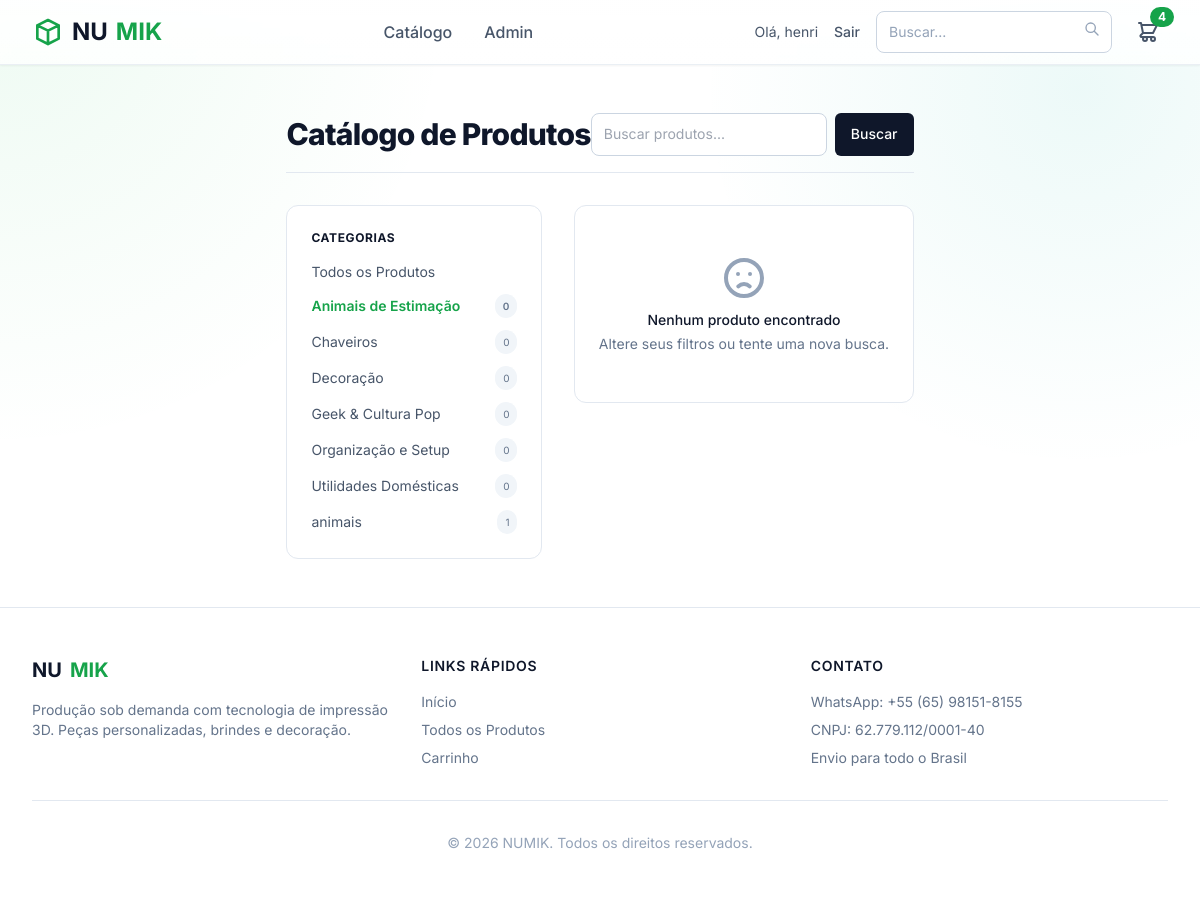
The page /produtos/?categoria=pets (signed in) on the database as committed earlier.
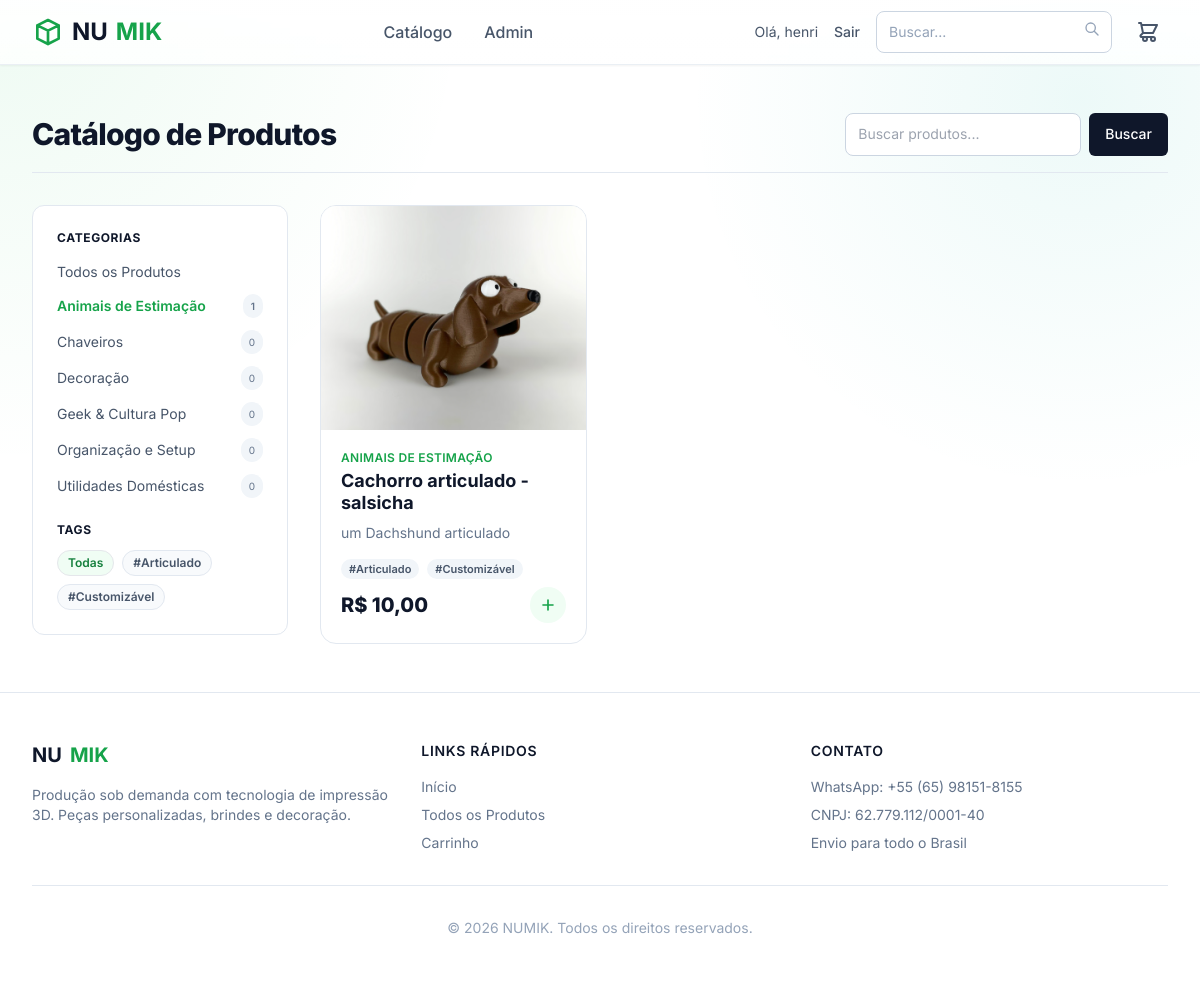
The same page on the database as committed later.
### catalog/models.py (models this page shows, shortened)
class Category(models.Model):
    name = models.CharField(max_length=150, verbose_name="Nome da Categoria")
    slug = models.SlugField(max_length=150, unique=True)
    description = models.TextField(blank=True, verbose_name="Descrição")
    class Meta:
        verbose_name = "Categoria"
        verbose_name_plural = "Categorias"
        ordering = ['name']

class Tag(models.Model):
    name = models.CharField(max_length=80, unique=True, verbose_name="Nome da Tag")
    slug = models.SlugField(max_length=80, unique=True)
    class Meta:
        verbose_name = "Tag"
        verbose_name_plural = "Tags"
        ordering = ['name']

class Product(models.Model):
    category = models.ForeignKey(Category, related_name='products', on_delete=models.SET_NULL, null=True, blank=True, verbose_name="Categoria")
    name = models.CharField(max_length=200, verbose_name="Nome do Produto")
    slug = models.SlugField(max_length=200, unique=True)
    short_description = models.CharField(max_length=255, verbose_name="Descrição Curta")
    description = models.TextField(verbose_name="Descrição Longa")
    base_price = models.DecimalField(max_digits=10, decimal_places=2, verbose_name="Preço Base")
    is_active = models.BooleanField(default=True, verbose_name="Ativo?")
    lead_time_text = models.CharField(max_length=100, default="Produção em 3 a 5 dias úteis", verbose_name="Prazo Estimado")
    tags = models.ManyToManyField(Tag, related_name='products', blank=True, verbose_name="Tags (#)")
    created_at = models.DateTimeField(auto_now_add=True)
    updated_at = models.DateTimeField(auto_now=True)
    class Meta:
        verbose_name = "Produto"
        verbose_name_plural = "Produtos"
        ordering = ['-created_at']
    def get_absolute_url(self):
        return reverse('catalog:product_detail', kwargs={'slug': self.slug})

class ProductImage(models.Model):
    product = models.ForeignKey(Product, related_name='images', on_delete=models.CASCADE)
    image = models.ImageField(upload_to='products/%Y/%m/%d', verbose_name="Imagem")
    alt_text = models.CharField(max_length=200, blank=True, verbose_name="Texto Alternativo (SEO)")
    order = models.PositiveIntegerField(default=0, verbose_name="Ordem")
    class Meta:
        verbose_name = "Imagem do Produto"
        verbose_name_plural = "Imagens do Produto"
        ordering = ['order']

### catalog/views.py (the view)
# urls.py: path('produtos/', views.product_list, name='product_list'),
def product_list(request):
    products = Product.objects.filter(is_active=True)
    category_slug = request.GET.get('categoria')
    if category_slug:
        products = products.filter(category__slug=category_slug)
    tag_slug = request.GET.get('tag')
    if tag_slug:
        products = products.filter(tags__slug=tag_slug)
    search_query = request.GET.get('q')
    if search_query:
        products = products.filter(name__icontains=search_query)
    categories = Category.objects.all()
    tags = Tag.objects.all()
    return render(request, 'catalog/product_list.html', {
        'products': products.distinct(),
        'categories': categories,
        'current_category': category_slug,
        'search_query': search_query,
        'current_tag': tag_slug,
        'tags': tags,
    })

### cart/cart.py (called while the page is built, shortened)
    def _merge_carts(self, session_cart, db_cart):
        merged = self._normalize_cart_dict(db_cart or {})
        return merged

    def _sync_authenticated_cart(self):
        merged_user_id = self.session.get('cart_merged_user_id')
        db_cart = self.user_cart.data or {}
        if merged_user_id != self.request.user.id:
            final_cart = self._merge_carts(self.cart, db_cart)
            self.session['cart_merged_user_id'] = self.request.user.id
        else:
            final_cart = db_cart
        final_cart = self._normalize_cart_dict(final_cart)
        self.cart = final_cart
        self.session['cart'] = final_cart
        if self.user_cart.coupon_id:
            self.coupon_id = self.user_cart.coupon_id
            self.session['coupon_id'] = self.user_cart.coupon_id
        self.user_cart.data = final_cart
        self.user_cart.coupon_id = self.coupon_id
        self.user_cart.save(update_fields=['data', 'coupon_id', 'updated_at'])
        self.session.modified = True

    def get_total_items(self):
        return sum(item['quantity'] for item in self.cart.values())

    def __len__(self):
        return self.get_total_items()

### templates/catalog/product_list.html (shortened to what the changed rows need)
{% extends 'base.html' %}
{% block content %}
<div class="max-w-7xl mx-auto px-4 sm:px-6 lg:px-8 py-12">
    <div class="flex flex-col md:flex-row justify-between items-center mb-8 pb-4 border-b border-slate-200">
        <h1 class="text-3xl font-extrabold text-slate-900 tracking-tight">Catálogo de Produtos</h1>
    </div>
    <div class="flex flex-col md:flex-row gap-8">
        <aside class="md:w-64 flex-shrink-0">
            <div class="bg-white border text-sm border-slate-200 rounded-xl p-6 sticky top-24">
                <h3 class="font-bold text-slate-900 mb-4 uppercase tracking-wider text-xs">Categorias</h3>
                <ul class="space-y-3">
                    <li>
                    </li>
                    {% for cat in categories %}
                    <li>
                        <a href="?categoria={{ cat.slug }}"
                            class="{% if current_category == cat.slug %}text-brand-600 font-semibold{% else %}text-slate-600 hover:text-brand-600{% endif %} flex items-center justify-between">
                            {{ cat.name }}
                            <span class="bg-slate-100 text-slate-500 text-[10px] px-2 py-0.5 rounded-full">{{ cat.products.count|default:0 }}</span>
                        </a>
                    </li>
                    {% endfor %}
                </ul>
                {% if tags %}
                <h3 class="font-bold text-slate-900 mt-6 mb-3 uppercase tracking-wider text-xs">Tags</h3>
                <div class="flex flex-wrap gap-2">
                    <a href="{% url 'catalog:product_list' %}"
                        class="px-2.5 py-1 rounded-full text-xs font-semibold border {% if not current_tag %}bg-brand-50 text-brand-700 border-brand-200{% else %}bg-slate-50 text-slate-600 border-slate-200 hover:border-brand-300 hover:text-brand-700{% endif %}">Todas</a>
                    {% for tag in tags %}
                    <a href="?tag={{ tag.slug }}"
                        class="px-2.5 py-1 rounded-full text-xs font-semibold border {% if current_tag == tag.slug %}bg-brand-50 text-brand-700 border-brand-200{% else %}bg-slate-50 text-slate-600 border-slate-200 hover:border-brand-300 hover:text-brand-700{% endif %}">#{{ tag.name }}</a>
                    {% endfor %}
                </div>
                {% endif %}
            </div>
        </aside>
        <div class="flex-1">
            <div class="grid grid-cols-1 sm:grid-cols-2 lg:grid-cols-3 gap-6">
                {% for product in products %}
                <a href="{{ product.get_absolute_url }}"
                    class="group bg-white rounded-2xl border border-slate-200 overflow-hidden hover:shadow-xl hover:border-brand-500 transition-all duration-300 flex flex-col">
                    <div class="aspect-w-4 aspect-h-4 bg-slate-100 relative overflow-hidden h-56">
                        {% if product.images.first %}
                        <img src="{{ product.images.first.image.url }}"
                            alt="{{ product.images.first.alt_text|default:product.name }}"
                            class="w-full h-full object-center object-cover group-hover:scale-105 transition-transform duration-500">
                        {% else %}
                        <div class="absolute inset-0 flex items-center justify-center text-slate-400 text-sm">Sem Imagem
                        </div>
                        {% endif %}
                    </div>
                    <div class="p-5 flex-1 flex flex-col justify-between">
                        <div>
                            <p class="text-xs font-semibold text-brand-600 mb-1 uppercase tracking-wide">
                                {% if product.category %}
                                    {{ product.category.name }}
                                {% else %}
                                    Geral
                                {% endif %}
                            </p>
                            <h3 class="text-lg font-bold text-slate-900 mb-2 leading-tight">{{ product.name }}</h3>
                            <p class="text-slate-500 text-sm line-clamp-2 mb-4">{{ product.short_description }}</p>
                            {% if product.tags.all %}
                            <div class="flex flex-wrap gap-2 mb-2">
                                {% for tag in product.tags.all %}
                                <span class="px-2 py-0.5 rounded-full bg-slate-100 text-[11px] font-semibold text-slate-600">#{{ tag.name }}</span>
                                {% endfor %}
                            </div>
                            {% endif %}
                        </div>
                        <div class="flex items-center justify-between mt-auto">
                            <span class="text-xl font-extrabold text-slate-900">R$ {{ product.base_price }}</span>
                            <form action="{% url 'cart:cart_add' product.id %}" method="post">
                                <button type="submit"
                                    class="text-brand-600 hover:text-brand-700 bg-brand-50 hover:bg-brand-100 p-2 rounded-full transition-colors">
                                    <svg class="w-5 h-5" fill="none" stroke="currentColor" viewBox="0 0 24 24">
                                        <path stroke-linecap="round" stroke-linejoin="round" stroke-width="2"
                                            d="M12 6v6m0 0v6m0-6h6m-6 0H6"></path>
                                    </svg>
                                </button>
                            </form>
                        </div>
                    </div>
                </a>
                {% empty %}
                <div class="col-span-full py-12 text-center bg-white rounded-xl border border-slate-200">
                    <svg class="mx-auto h-12 w-12 text-slate-400" fill="none" viewBox="0 0 24 24" stroke="currentColor"
                        aria-hidden="true">
                        <path stroke-linecap="round" stroke-linejoin="round" stroke-width="2"
                            d="M9.172 16.172a4 4 0 015.656 0M9 10h.01M15 10h.01M21 12a9 9 0 11-18 0 9 9 0 0118 0z" />
                    </svg>
                    <h3 class="mt-2 text-sm font-medium text-slate-900">Nenhum produto encontrado</h3>
                    <p class="mt-1 text-sm text-slate-500">Altere seus filtros ou tente uma nova busca.</p>
                </div>
                {% endfor %}
            </div>
        </div>
    </div>
</div>
{% endblock %}

### templates/base.html (shortened to what the changed rows need)
<!DOCTYPE html>
<html lang="pt-br">
<head>
    <script src="https://cdn.tailwindcss.com"></script>
</head>
<body class="text-slate-900 font-sans min-h-screen flex flex-col antialiased">
    <header class="numik-surface border-b border-slate-200/70 shadow-sm sticky top-0 z-50">
        <div class="max-w-7xl mx-auto px-4 sm:px-6 lg:px-8">
            <div class="flex justify-between h-16 items-center">
                <div class="flex items-center space-x-4">
                    <a href="{% url 'cart:cart_detail' %}" class="relative text-slate-600 hover:text-brand-600 transition-colors p-2">
                        <svg class="w-6 h-6" fill="none" stroke="currentColor" viewBox="0 0 24 24"><path stroke-linecap="round" stroke-linejoin="round" stroke-width="2" d="M3 3h2l.4 2M7 13h10l4-8H5.4M7 13L5.4 5M7 13l-2.293 2.293c-.63.63-.184 1.707.707 1.707H17m0 0a2 2 0 100 4 2 2 0 000-4zm-8 0a2 2 0 100 4 2 2 0 000-4z"></path></svg>
                        {% if cart|length > 0 %}
                        <span class="absolute top-0 right-0 inline-flex items-center justify-center px-2 py-1 text-xs font-bold leading-none text-white transform translate-x-1/4 -translate-y-1/4 bg-brand-600 rounded-full">{{ cart.get_total_items }}</span>
                        {% endif %}
                    </a>
                </div>
            </div>
        </div>
    </header>
    <main class="flex-grow flex flex-col">
        {% block content %}{% endblock %}
    </main>
</body>
</html>

Rows that differ between the two databases and show on the page:
removed Category: name "animais", products.count "1"
computed for Category "Animais de Estimação": products.count "0" → "1"
added Tag: name "Articulado"
added Tag: name "Customizável"
added Product: images.first.image (picture), category.name "ANIMAIS DE ESTIMAÇÃO", name "Cachorro articulado - salsicha", short_description "um Dachshund articulado", base_price "10,00"
Other text that changed with them:
{{ cart.get_total_items }}: "4" → (not shown)
text no longer shown: "Nenhum produto encontrado Altere seus filtros ou tente uma nova busca."
text now shown: "TAGS Todas"
